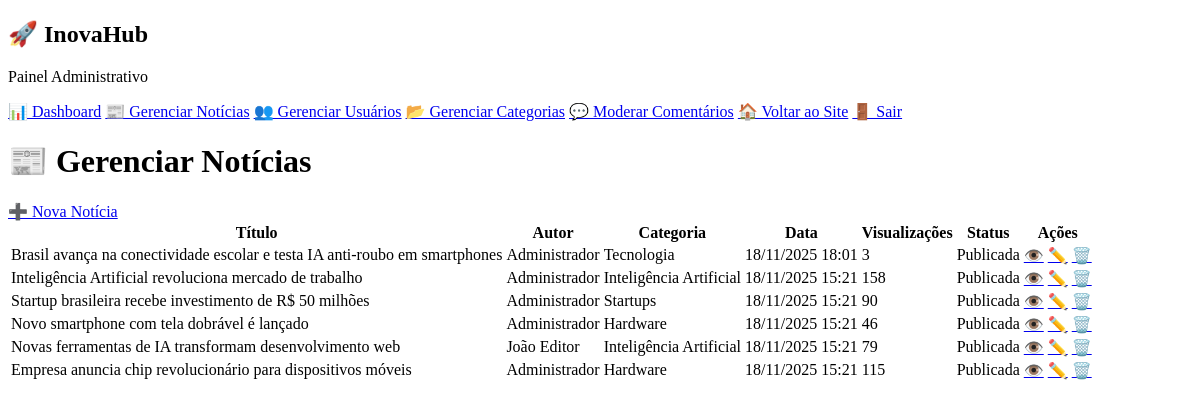
The page /admin/noticias.php (signed in) on the database as committed earlier.
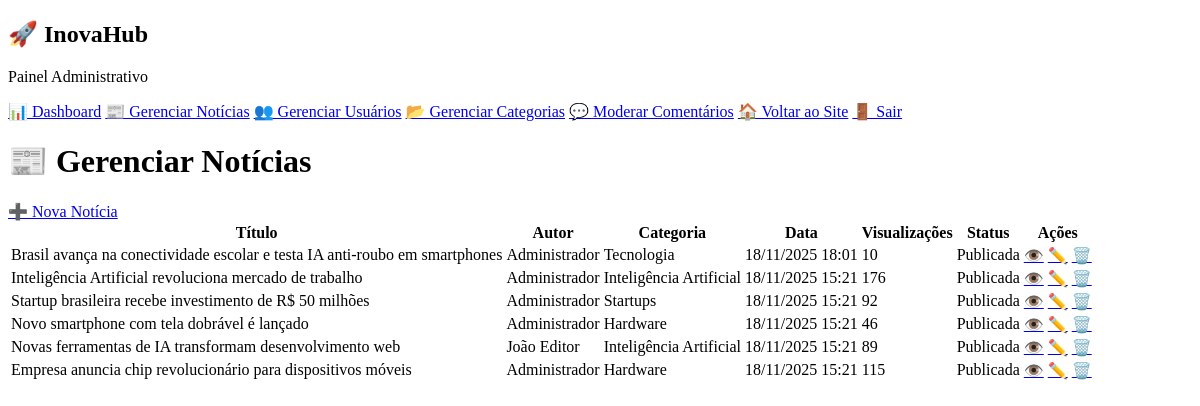
The same page on the database as committed later.
### tables this page shows
CREATE TABLE `noticias` (
  `id` int(11) NOT NULL,
  `titulo` varchar(200) NOT NULL,
  `slug` varchar(200) NOT NULL,
  `resumo` text NOT NULL,
  `noticia` longtext NOT NULL,
  `imagem` varchar(255) DEFAULT 'noticia.jpg',
  `autor` int(11) NOT NULL,
  `categoria` int(11) NOT NULL,
  `status` enum('rascunho','publicada','arquivada') DEFAULT 'rascunho',
  `visualizacoes` int(11) DEFAULT 0,
  `destaque` tinyint(1) DEFAULT 0,
  `data` timestamp NOT NULL DEFAULT current_timestamp(),
  `publicada_em` timestamp NULL DEFAULT NULL,
  `criado_em` timestamp NOT NULL DEFAULT current_timestamp(),
  `atualizado_em` timestamp NOT NULL DEFAULT current_timestamp() ON UPDATE current_timestamp()
);

CREATE TABLE `usuarios` (
  `id` int(11) NOT NULL,
  `nome` varchar(100) NOT NULL,
  `email` varchar(150) NOT NULL,
  `senha` varchar(255) NOT NULL,
  `avatar` varchar(255) DEFAULT 'avatar.jpg',
  `tipo` enum('admin','editor','usuario') DEFAULT 'usuario',
  `status` enum('ativo','inativo') DEFAULT 'ativo',
  `criado_em` timestamp NOT NULL DEFAULT current_timestamp(),
  `atualizado_em` timestamp NOT NULL DEFAULT current_timestamp() ON UPDATE current_timestamp()
);

CREATE TABLE `categorias` (
  `id` int(11) NOT NULL,
  `nome` varchar(50) NOT NULL,
  `slug` varchar(50) NOT NULL,
  `cor` varchar(7) DEFAULT '#007bff',
  `descricao` text DEFAULT NULL,
  `criado_em` timestamp NOT NULL DEFAULT current_timestamp()
);

### admin/noticias.php (the view, shortened to what this page needs)
<?php
require '../includes/conexao.php';
$noticias = $pdo->query("
    SELECT n.*, u.nome as autor_nome, c.nome as categoria_nome
    FROM noticias n
    JOIN usuarios u ON n.autor = u.id
    JOIN categorias c ON n.categoria = c.id
    ORDER BY n.data DESC
")->fetchAll();
?>
<!DOCTYPE html>
<html lang="pt-br">
<head>
</head>
<body>
    <div class="admin-container">
        <aside class="sidebar">
            <div class="sidebar-header">
                <h1>🚀 InovaHub</h1>
                <p>Painel Administrativo</p>
            </div>
            <nav class="nav-links">
                <a href="index.php">📊 Dashboard</a>
                <a href="noticias.php" class="active">📰 Gerenciar Notícias</a>
                <a href="usuarios.php">👥 Gerenciar Usuários</a>
                <a href="categorias.php">📂 Gerenciar Categorias</a>
                <a href="comentarios.php">💬 Moderar Comentários</a>
                <a href="../index.php">🏠 Voltar ao Site</a>
                <a href="../auth/logout.php">🚪 Sair</a>
            </nav>
        </aside>
        <main class="main-content">
            <div class="header">
                <h1>📰 Gerenciar Notícias</h1>
                <a href="../noticias/nova_noticia.php" class="btn btn-primary">➕ Nova Notícia</a>
            </div>
            <div class="section">
                <table class="table">
                    <thead>
                        <tr>
                            <th>Título</th>
                            <th>Autor</th>
                            <th>Categoria</th>
                            <th>Data</th>
                            <th>Visualizações</th>
                            <th>Status</th>
                            <th>Ações</th>
                        </tr>
                    </thead>
                    <tbody>
                        <?php foreach ($noticias as $noticia): ?>
                            <tr>
                                <td><?= htmlspecialchars($noticia['titulo']) ?></td>
                                <td><?= $noticia['autor_nome'] ?></td>
                                <td><?= $noticia['categoria_nome'] ?></td>
                                <td><?= date('d/m/Y H:i', strtotime($noticia['data'])) ?></td>
                                <td><?= $noticia['visualizacoes'] ?></td>
                                <td>
                                    <span class="status-badge status-<?= $noticia['status'] ?>">
                                        <?= ucfirst($noticia['status']) ?>
                                    </span>
                                </td>
                                <td class="action-buttons">
                                    <a href="../noticia.php?slug=<?= $noticia['slug'] ?>" class="btn btn-view btn-sm">👁️</a>
                                    <a href="editar_noticia.php?id=<?= $noticia['id'] ?>" class="btn btn-edit btn-sm">✏️</a>
                                    <a href="excluir_noticia.php?id=<?= $noticia['id'] ?>" class="btn btn-delete btn-sm">🗑️</a>
                                </td>
                            </tr>
                        <?php endforeach; ?>
                    </tbody>
                </table>
            </div>
        </main>
    </div>
</body>
</html>

Rows that differ between the two databases and show on the page:
changed noticias "Brasil avança na conectividade escolar e testa IA anti-roubo em smartphones": visualizacoes "3" → "10"
changed noticias "Inteligência Artificial revoluciona mercado de trabalho": visualizacoes "158" → "176"
changed noticias "Startup brasileira recebe investimento de R$ 50 milhões": visualizacoes "90" → "92"
changed noticias "Novas ferramentas de IA transformam desenvolvimento web": visualizacoes "79" → "89"
